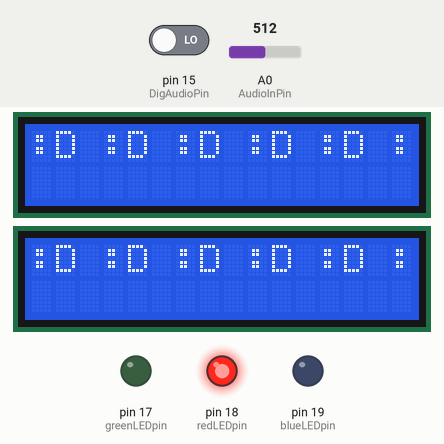
The sketch below on a simulated Arduino Uno, built with avr-gcc and run on an emulated ATmega328P. Shown: 2 × 16×2 character LCD, output pins drawn as LEDs (lit = HIGH). The inputs (shaded band) are chosen by the test bench; at power-on: A0 (AudioInPin) = 512, pin 15 (DigAudioPin) LOW. What the sketch prints to the serial monitor is not drawn.

Above: at 1.3 s.
1.4 s: A0 (AudioInPin) set to 495
At 3.3 s:
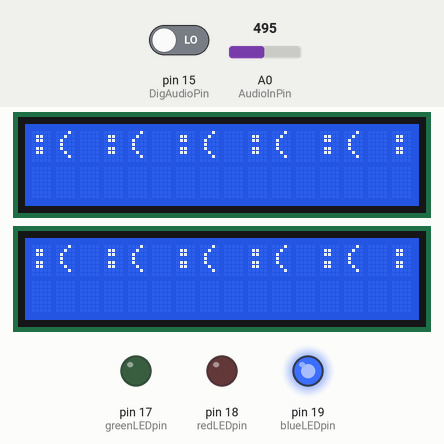
7.4 s: A0 (AudioInPin) set to 461
13.4 s: A0 (AudioInPin) set to 434
At 14.6 s:
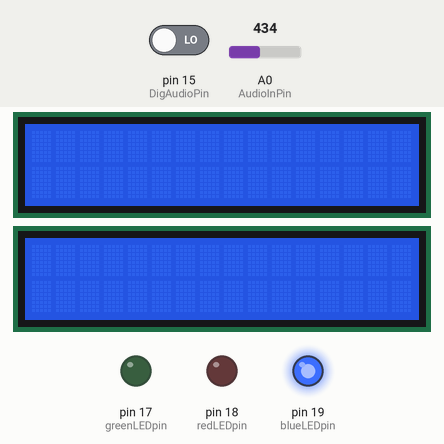
19.4 s: A0 (AudioInPin) set to 460
24.9 s: A0 (AudioInPin) set to 0
30.9 s: A0 (AudioInPin) set to 510
At 32.2 s:
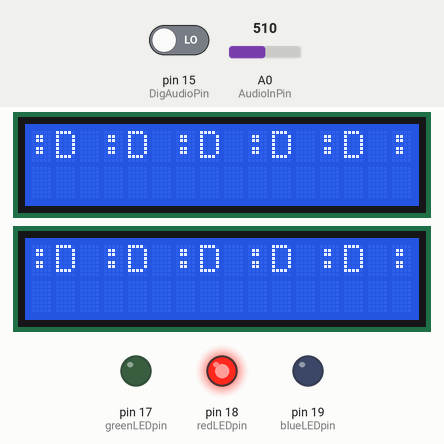
Timing chart, 0 to 33.9 s (numbered marks = the images above; inputs shaded):
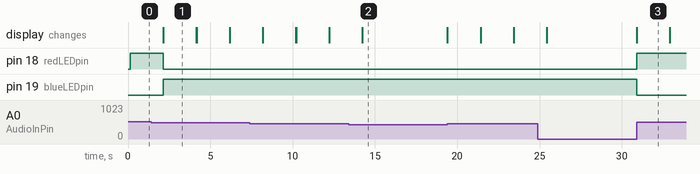

Measured:
- the behaviour switches between 451 and 450 on A0 (AudioInPin) (found by bisection; images 1 and 2)
- after the input at 1.4 s, pin 18 (redLEDpin): HIGH → LOW after 0.75 s; pin 19 (blueLEDpin): LOW → HIGH after 0.75 s; the display: first differs from a run without the input after 0.75 s (image 1)
- after the input at 30.9 s, pin 18 (redLEDpin): LOW → HIGH at once; pin 19 (blueLEDpin): HIGH → LOW at once; the display: changes at once (image 3)
- what the display in image 1 shows lasts 2.1 s, from 2.1 s to 4.2 s

The sketch:

Glasses_V2.ino
```cpp
#include <LiquidCrystal.h>

// Right(Blue) LCD
LiquidCrystal lcd1(8, 9, 10, 11, 12, 13);
// Left(Green) LCD
LiquidCrystal lcd2(2, 3, 4, 5, 6, 7);

const int AudioInPin = A0; //sets the Mic as an input
const int DigAudioPin = 15; //reads digtial as well
int audioVal;  // is the varablie for Mic input
int digtialAudVal;
const int Low = 20;  //used for lowest threshold
const int High = 300; //used for high threshold
int LockSwitch;

const int greenLEDpin = 17;
const int redLEDpin = 18;
const int blueLEDpin = 19;


void setup() {

  pinMode(AudioInPin, INPUT);   //Mic is a input
  pinMode(DigAudioPin, INPUT);
  lcd1.begin(16, 2);    //set the screen sizes of the LCD's
  lcd2.begin(16, 2);
  Serial.begin(9600);

 pinMode(greenLEDpin,OUTPUT);
 pinMode(redLEDpin,OUTPUT);
 pinMode(blueLEDpin,OUTPUT);
}

void loop() {
  audioVal = analogRead(AudioInPin);   //reads Mic input and sets it as = to audioval
  digtialAudVal =  digitalRead(DigAudioPin);

  Serial.println(audioVal);
  Serial.println(digtialAudVal);

  if (audioVal > 450 && audioVal < 500) //checks if audio input is less than lowest threshold but more than a ambient setting
  {
    lcd1.print(":( :( :( :( :( :(");
    lcd2.print(":( :( :( :( :( :(");
   digitalWrite(blueLEDpin, HIGH);
   digitalWrite(redLEDpin, LOW);
   digitalWrite(greenLEDpin, LOW);
    delay(2000);    //should keep it on screen for one second
    lcd1.clear();
    lcd2.clear();


  }

  //rinise and repeat with diffrent check for audio levels
  if (audioVal > 500 && audioVal < 505)
  {
    lcd1.print(":) :) :) :) :) :)");
    lcd2.print(":) :) :) :) :) :)");
    digitalWrite(greenLEDpin, HIGH);
    digitalWrite(redLEDpin, LOW);
    digitalWrite(blueLEDpin, LOW);
    delay(2000);
    lcd1.clear();
    lcd2.clear();


  }
  if (audioVal > 505)
  {
    lcd1.print(":D :D :D :D :D :D");
    lcd2.print(":D :D :D :D :D :D");
   digitalWrite(redLEDpin, HIGH);
   digitalWrite(blueLEDpin, LOW);
   digitalWrite(greenLEDpin, LOW);
    delay(2000);
    lcd1.clear();
    lcd2.clear();


  }

  lcd1.print(":/ :/ :/ ");
  lcd2.print(":/ :/ :/ ");
  lcd1.clear();
  lcd2.clear();


}
```
